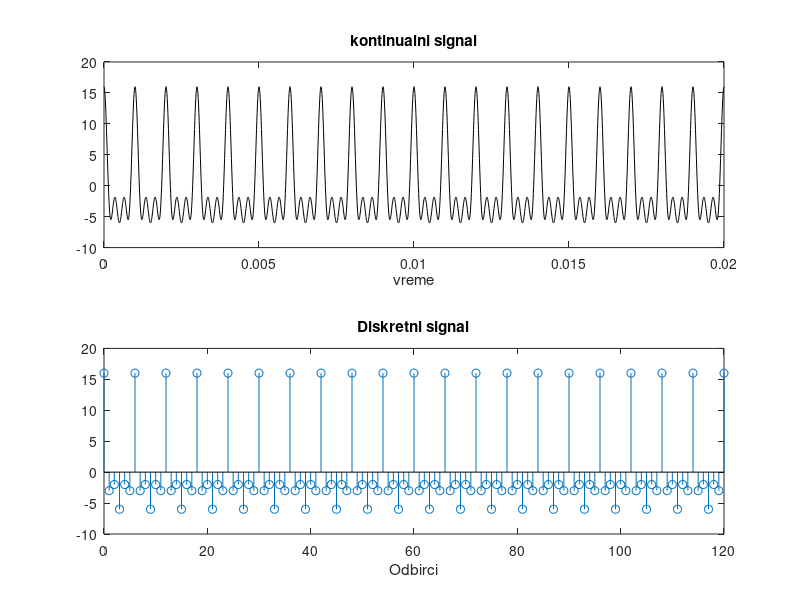

Write MATLAB code to recreate this figure.
fk=[1000 2000 3000];
Tmax=0.02;

tk=0:0.00001:Tmax;
Sk=7*cos(2*pi*fk(1)*tk)+5*cos(2*pi*fk(2)*tk)+4*cos(2*pi*fk(3)*tk);
fk_srednje=mean(fk);
fs=3*fk_srednje;
Ts=1/fs;
td=0:Ts:Tmax;
Sd=7*cos(2*pi*fk(1)*td)+5*cos(2*pi*fk(2)*td)+4*cos(2*pi*fk(3)*td);

subplot(2,1,1),plot(tk,Sk,'k');
title('kontinualni signal');
xlabel('vreme');
subplot(2,1,2),stem(0:length(td)-1,Sd);
title('Diskretni signal');
xlabel('Odbirci');